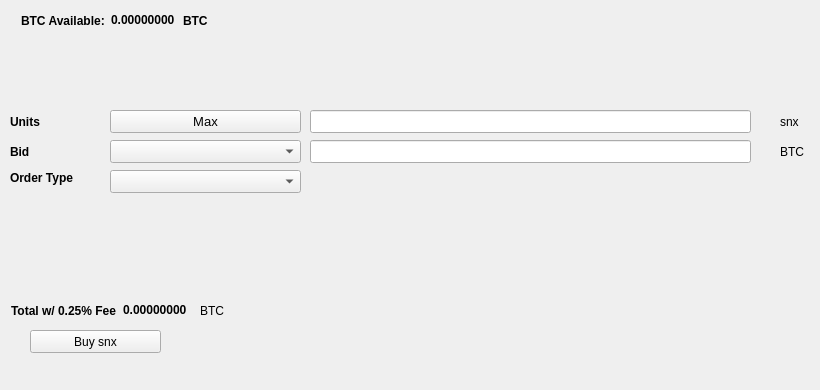
   <widget class="QWidget" name="BuyTab">
    <attribute name="title">
     <string>Buy</string>
    </attribute>
    <widget class="QPushButton" name="Buysnx">
     <property name="geometry">
      <rect>
       <x>30</x>
       <y>330</y>
       <width>131</width>
       <height>23</height>
      </rect>
     </property>
     <property name="text">
      <string>Buy snx</string>
     </property>
     <property name="icon">
      <iconset resource="../snx.qrc">
       <normaloff>:/icons/bitcoin</normaloff>:/icons/bitcoin</iconset>
     </property>
    </widget>
    <widget class="QLabel" name="label_3">
     <property name="geometry">
      <rect>
       <x>10</x>
       <y>110</y>
       <width>46</width>
       <height>23</height>
      </rect>
     </property>
     <property name="font">
      <font>
       <weight>75</weight>
       <bold>true</bold>
      </font>
     </property>
     <property name="text">
      <string>Units</string>
     </property>
    </widget>
    <widget class="QLineEdit" name="UnitsInput">
     <property name="geometry">
      <rect>
       <x>310</x>
       <y>110</y>
       <width>441</width>
       <height>23</height>
      </rect>
     </property>
     <property name="font">
      <font>
       <pointsize>9</pointsize>
       <weight>75</weight>
       <bold>true</bold>
      </font>
     </property>
    </widget>
    <widget class="QLineEdit" name="BuyBidPriceEdit">
     <property name="geometry">
      <rect>
       <x>310</x>
       <y>140</y>
       <width>441</width>
       <height>23</height>
      </rect>
     </property>
     <property name="font">
      <font>
       <pointsize>9</pointsize>
       <weight>75</weight>
       <bold>true</bold>
      </font>
     </property>
    </widget>
    <widget class="QLabel" name="label_4">
     <property name="geometry">
      <rect>
       <x>780</x>
       <y>110</y>
       <width>31</width>
       <height>23</height>
      </rect>
     </property>
     <property name="text">
      <string>snx</string>
     </property>
    </widget>
    <widget class="QLabel" name="label_5">
     <property name="geometry">
      <rect>
       <x>780</x>
       <y>140</y>
       <width>31</width>
       <height>23</height>
      </rect>
     </property>
     <property name="text">
      <string>BTC</string>
     </property>
    </widget>
    <widget class="QLabel" name="label_6">
     <property name="geometry">
      <rect>
       <x>10</x>
       <y>140</y>
       <width>46</width>
       <height>23</height>
      </rect>
     </property>
     <property name="font">
      <font>
       <weight>75</weight>
       <bold>true</bold>
      </font>
     </property>
     <property name="text">
      <string>Bid</string>
     </property>
    </widget>
    <widget class="QLabel" name="label_7">
     <property name="geometry">
      <rect>
       <x>10</x>
       <y>170</y>
       <width>91</width>
       <height>16</height>
      </rect>
     </property>
     <property name="font">
      <font>
       <weight>75</weight>
       <bold>true</bold>
      </font>
     </property>
     <property name="text">
      <string>Order Type</string>
     </property>
    </widget>
    <widget class="QPushButton" name="Buy_Max_Amount">
     <property name="geometry">
      <rect>
       <x>110</x>
       <y>110</y>
       <width>191</width>
       <height>23</height>
      </rect>
     </property>
     <property name="font">
      <font>
       <pointsize>10</pointsize>
      </font>
     </property>
     <property name="text">
      <string>Max</string>
     </property>
    </widget>
    <widget class="QComboBox" name="BuyBidcomboBox">
     <property name="geometry">
      <rect>
       <x>110</x>
       <y>140</y>
       <width>191</width>
       <height>23</height>
      </rect>
     </property>
     <property name="font">
      <font>
       <pointsize>10</pointsize>
      </font>
     </property>
    </widget>
    <widget class="QComboBox" name="buyOrdertypeCombo">
     <property name="geometry">
      <rect>
       <x>110</x>
       <y>170</y>
       <width>191</width>
       <height>23</height>
      </rect>
     </property>
     <property name="font">
      <font>
       <pointsize>10</pointsize>
      </font>
     </property>
    </widget>
    <widget class="QWidget" name="layoutWidget1">
     <property name="geometry">
      <rect>
       <x>21</x>
       <y>11</y>
       <width>227</width>
       <height>19</height>
      </rect>
     </property>
     <layout class="QHBoxLayout" name="horizontalLayout_3">
      <item>
       <widget class="QLabel" name="label232">
        <property name="font">
         <font>
          <weight>75</weight>
          <bold>true</bold>
         </font>
        </property>
        <property name="text">
         <string>BTC Available:</string>
        </property>
       </widget>
      </item>
      <item>
       <widget class="QLabel" name="BtcAvailableLbl">
        <property name="palette">
         <palette>
          <active>
           <colorrole role="WindowText">
            <brush brushstyle="SolidPattern">
             <color alpha="255">
              <red>0</red>
              <green>0</green>
              <blue>0</blue>
             </color>
            </brush>
           </colorrole>
           <colorrole role="Button">
            <brush brushstyle="SolidPattern">
             <color alpha="255">
              <red>0</red>
              <green>170</green>
              <blue>0</blue>
             </color>
            </brush>
           </colorrole>
           <colorrole role="Light">
            <brush brushstyle="SolidPattern">
             <color alpha="255">
              <red>0</red>
              <green>255</green>
              <blue>0</blue>
             </color>
            </brush>
           </colorrole>
           <colorrole role="Midlight">
            <brush brushstyle="SolidPattern">
             <color alpha="255">
              <red>0</red>
              <green>212</green>
              <blue>0</blue>
             </color>
            </brush>
           </colorrole>
           <colorrole role="Dark">
            <brush brushstyle="SolidPattern">
             <color alpha="255">
              <red>0</red>
              <green>85</green>
              <blue>0</blue>
             </color>
            </brush>
           </colorrole>
           <colorrole role="Mid">
            <brush brushstyle="SolidPattern">
             <color alpha="255">
              <red>0</red>
              <green>113</green>
              <blue>0</blue>
             </color>
            </brush>
           </colorrole>
           <colorrole role="Text">
            <brush brushstyle="SolidPattern">
             <color alpha="255">
              <red>0</red>
              <green>170</green>
              <blue>0</blue>
             </color>
            </brush>
           </colorrole>
           <colorrole role="BrightText">
            <brush brushstyle="SolidPattern">
             <color alpha="255">
              <red>255</red>
              <green>255</green>
              <blue>255</blue>
             </color>
            </brush>
           </colorrole>
           <colorrole role="ButtonText">
            <brush brushstyle="SolidPattern">
             <color alpha="255">
              <red>0</red>
              <green>0</green>
              <blue>0</blue>
             </color>
            </brush>
           </colorrole>
           <colorrole role="Base">
            <brush brushstyle="SolidPattern">
             <color alpha="255">
              <red>255</red>
              <green>255</green>
              <blue>255</blue>
             </color>
            </brush>
           </colorrole>
           <colorrole role="Window">
            <brush brushstyle="SolidPattern">
             <color alpha="255">
              <red>0</red>
              <green>170</green>
              <blue>0</blue>
             </color>
            </brush>
           </colorrole>
           <colorrole role="Shadow">
            <brush brushstyle="SolidPattern">
             <color alpha="255">
              <red>0</red>
              <green>0</green>
              <blue>0</blue>
             </color>
            </brush>
           </colorrole>
           <colorrole role="AlternateBase">
            <brush brushstyle="SolidPattern">
             <color alpha="255">
              <red>127</red>
              <green>212</green>
              <blue>127</blue>
             </color>
            </brush>
           </colorrole>
           <colorrole role="ToolTipBase">
            <brush brushstyle="SolidPattern">
             <color alpha="255">
              <red>255</red>
              <green>255</green>
              <blue>220</blue>
             </color>
            </brush>
           </colorrole>
           <colorrole role="ToolTipText">
            <brush brushstyle="SolidPattern">
             <color alpha="255">
              <red>0</red>
              <green>0</green>
              <blue>0</blue>
             </color>
            </brush>
           </colorrole>
          </active>
          <inactive>
           <colorrole role="WindowText">
            <brush brushstyle="SolidPattern">
             <color alpha="255">
              <red>0</red>
              <green>0</green>
              <blue>0</blue>
             </color>
            </brush>
           </colorrole>
           <colorrole role="Button">
            <brush brushstyle="SolidPattern">
             <color alpha="255">
              <red>0</red>
              <green>170</green>
              <blue>0</blue>
             </color>
            </brush>
           </colorrole>
           <colorrole role="Light">
            <brush brushstyle="SolidPattern">
             <color alpha="255">
              <red>0</red>
              <green>255</green>
              <blue>0</blue>
             </color>
            </brush>
           </colorrole>
           <colorrole role="Midlight">
            <brush brushstyle="SolidPattern">
             <color alpha="255">
              <red>0</red>
              <green>212</green>
              <blue>0</blue>
             </color>
            </brush>
           </colorrole>
           <colorrole role="Dark">
            <brush brushstyle="SolidPattern">
             <color alpha="255">
              <red>0</red>
              <green>85</green>
              <blue>0</blue>
             </color>
            </brush>
           </colorrole>
           <colorrole role="Mid">
            <brush brushstyle="SolidPattern">
             <color alpha="255">
              <red>0</red>
              <green>113</green>
              <blue>0</blue>
             </color>
            </brush>
           </colorrole>
           <colorrole role="Text">
            <brush brushstyle="SolidPattern">
             <color alpha="255">
              <red>0</red>
              <green>170</green>
              <blue>0</blue>
             </color>
            </brush>
           </colorrole>
           <colorrole role="BrightText">
            <brush brushstyle="SolidPattern">
             <color alpha="255">
              <red>255</red>
              <green>255</green>
              <blue>255</blue>
             </color>
            </brush>
           </colorrole>
           <colorrole role="ButtonText">
            <brush brushstyle="SolidPattern">
             <color alpha="255">
              <red>0</red>
              <green>0</green>
              <blue>0</blue>
             </color>
            </brush>
           </colorrole>
           <colorrole role="Base">
            <brush brushstyle="SolidPattern">
             <color alpha="255">
              <red>255</red>
              <green>255</green>
              <blue>255</blue>
             </color>
            </brush>
           </colorrole>
           <colorrole role="Window">
            <brush brushstyle="SolidPattern">
             <color alpha="255">
              <red>0</red>
              <green>170</green>
              <blue>0</blue>
             </color>
            </brush>
           </colorrole>
           <colorrole role="Shadow">
            <brush brushstyle="SolidPattern">
             <color alpha="255">
              <red>0</red>
              <green>0</green>
              <blue>0</blue>
             </color>
            </brush>
           </colorrole>
           <colorrole role="AlternateBase">
            <brush brushstyle="SolidPattern">
             <color alpha="255">
              <red>127</red>
              <green>212</green>
              <blue>127</blue>
             </color>
            </brush>
           </colorrole>
           <colorrole role="ToolTipBase">
            <brush brushstyle="SolidPattern">
             <color alpha="255">
              <red>255</red>
              <green>255</green>
              <blue>220</blue>
             </color>
            </brush>
           </colorrole>
           <colorrole role="ToolTipText">
            <brush brushstyle="SolidPattern">
             <color alpha="255">
              <red>0</red>
              <green>0</green>
              <blue>0</blue>
             </color>
            </brush>
           </colorrole>
          </inactive>
          <disabled>
           <colorrole role="WindowText">
            <brush brushstyle="SolidPattern">
             <color alpha="255">
              <red>0</red>
              <green>85</green>
              <blue>0</blue>
             </color>
            </brush>
           </colorrole>
           <colorrole role="Button">
            <brush brushstyle="SolidPattern">
             <color alpha="255">
              <red>0</red>
              <green>170</green>
              <blue>0</blue>
             </color>
            </brush>
           </colorrole>
           <colorrole role="Light">
            <brush brushstyle="SolidPattern">
             <color alpha="255">
              <red>0</red>
              <green>255</green>
              <blue>0</blue>
             </color>
            </brush>
           </colorrole>
           <colorrole role="Midlight">
            <brush brushstyle="SolidPattern">
             <color alpha="255">
              <red>0</red>
              <green>212</green>
              <blue>0</blue>
             </color>
            </brush>
           </colorrole>
           <colorrole role="Dark">
            <brush brushstyle="SolidPattern">
             <color alpha="255">
              <red>0</red>
              <green>85</green>
              <blue>0</blue>
             </color>
            </brush>
           </colorrole>
           <colorrole role="Mid">
            <brush brushstyle="SolidPattern">
             <color alpha="255">
              <red>0</red>
              <green>113</green>
              <blue>0</blue>
             </color>
            </brush>
           </colorrole>
           <colorrole role="Text">
            <brush brushstyle="SolidPattern">
             <color alpha="255">
              <red>0</red>
              <green>85</green>
              <blue>0</blue>
             </color>
            </brush>
           </colorrole>
           <colorrole role="BrightText">
            <brush brushstyle="SolidPattern">
             <color alpha="255">
              <red>255</red>
              <green>255</green>
              <blue>255</blue>
             </color>
            </brush>
           </colorrole>
           <colorrole role="ButtonText">
            <brush brushstyle="SolidPattern">
             <color alpha="255">
              <red>0</red>
              <green>85</green>
              <blue>0</blue>
             </color>
            </brush>
           </colorrole>
           <colorrole role="Base">
            <brush brushstyle="SolidPattern">
             <color alpha="255">
              <red>0</red>
              <green>170</green>
              <blue>0</blue>
             </color>
            </brush>
           </colorrole>
           <colorrole role="Window">
            <brush brushstyle="SolidPattern">
             <color alpha="255">
              <red>0</red>
              <green>170</green>
              <blue>0</blue>
             </color>
            </brush>
           </colorrole>
           <colorrole role="Shadow">
            <brush brushstyle="SolidPattern">
             <color alpha="255">
              <red>0</red>
              <green>0</green>
              <blue>0</blue>
             </color>
            </brush>
           </colorrole>
           <colorrole role="AlternateBase">
            <brush brushstyle="SolidPattern">
             <color alpha="255">
              <red>0</red>
              <green>170</green>
              <blue>0</blue>
             </color>
            </brush>
           </colorrole>
           <colorrole role="ToolTipBase">
            <brush brushstyle="SolidPattern">
             <color alpha="255">
              <red>255</red>
              <green>255</green>
              <blue>220</blue>
             </color>
            </brush>
           </colorrole>
           <colorrole role="ToolTipText">
            <brush brushstyle="SolidPattern">
             <color alpha="255">
              <red>0</red>
              <green>0</green>
              <blue>0</blue>
             </color>
            </brush>
           </colorrole>
          </disabled>
         </palette>
        </property>
        <property name="font">
         <font>
          <weight>75</weight>
          <bold>true</bold>
         </font>
        </property>
        <property name="text">
         <string>0.00000000</string>
        </property>
        <property name="textInteractionFlags">
         <set>Qt::LinksAccessibleByMouse|Qt::TextSelectableByKeyboard|Qt::TextSelectableByMouse</set>
        </property>
       </widget>
      </item>
      <item>
       <widget class="QLabel" name="BtcAvailableLbl_2">
        <property name="font">
         <font>
          <weight>75</weight>
          <bold>true</bold>
         </font>
        </property>
        <property name="text">
         <string>BTC</string>
        </property>
       </widget>
      </item>
     </layout>
    </widget>
    <widget class="QWidget" name="layoutWidge2">
     <property name="geometry">
      <rect>
       <x>11</x>
       <y>301</y>
       <width>259</width>
       <height>19</height>
      </rect>
     </property>
     <layout class="QHBoxLayout" name="horizontalLayout_4">
      <item>
       <widget class="QLabel" name="label_9">
        <property name="font">
         <font>
          <weight>75</weight>
          <bold>true</bold>
         </font>
        </property>
        <property name="text">
         <string>Total w/ 0.25% Fee</string>
        </property>
       </widget>
      </item>
      <item>
       <widget class="QLabel" name="BuyCostLabel">
        <property name="palette">
         <palette>
          <active>
           <colorrole role="WindowText">
            <brush brushstyle="SolidPattern">
             <color alpha="255">
              <red>0</red>
              <green>0</green>
              <blue>0</blue>
             </color>
            </brush>
           </colorrole>
           <colorrole role="Button">
            <brush brushstyle="SolidPattern">
             <color alpha="255">
              <red>0</red>
              <green>170</green>
              <blue>0</blue>
             </color>
            </brush>
           </colorrole>
           <colorrole role="Light">
            <brush brushstyle="SolidPattern">
             <color alpha="255">
              <red>0</red>
              <green>255</green>
              <blue>0</blue>
             </color>
            </brush>
           </colorrole>
           <colorrole role="Midlight">
            <brush brushstyle="SolidPattern">
             <color alpha="255">
              <red>0</red>
              <green>212</green>
              <blue>0</blue>
             </color>
            </brush>
           </colorrole>
           <colorrole role="Dark">
            <brush brushstyle="SolidPattern">
             <color alpha="255">
              <red>0</red>
              <green>85</green>
              <blue>0</blue>
             </color>
            </brush>
           </colorrole>
           <colorrole role="Mid">
            <brush brushstyle="SolidPattern">
             <color alpha="255">
              <red>0</red>
              <green>113</green>
              <blue>0</blue>
             </color>
            </brush>
           </colorrole>
           <colorrole role="Text">
            <brush brushstyle="SolidPattern">
             <color alpha="255">
              <red>0</red>
              <green>170</green>
              <blue>0</blue>
             </color>
            </brush>
           </colorrole>
           <colorrole role="BrightText">
            <brush brushstyle="SolidPattern">
             <color alpha="255">
              <red>255</red>
              <green>255</green>
              <blue>255</blue>
             </color>
            </brush>
           </colorrole>
           <colorrole role="ButtonText">
            <brush brushstyle="SolidPattern">
             <color alpha="255">
              <red>0</red>
              <green>0</green>
              <blue>0</blue>
             </color>
            </brush>
           </colorrole>
           <colorrole role="Base">
            <brush brushstyle="SolidPattern">
             <color alpha="255">
              <red>255</red>
              <green>255</green>
              <blue>255</blue>
             </color>
            </brush>
           </colorrole>
           <colorrole role="Window">
            <brush brushstyle="SolidPattern">
             <color alpha="255">
              <red>0</red>
              <green>170</green>
              <blue>0</blue>
             </color>
            </brush>
           </colorrole>
           <colorrole role="Shadow">
            <brush brushstyle="SolidPattern">
             <color alpha="255">
              <red>0</red>
              <green>0</green>
              <blue>0</blue>
             </color>
            </brush>
           </colorrole>
           <colorrole role="AlternateBase">
            <brush brushstyle="SolidPattern">
             <color alpha="255">
              <red>127</red>
              <green>212</green>
              <blue>127</blue>
             </color>
            </brush>
           </colorrole>
           <colorrole role="ToolTipBase">
            <brush brushstyle="SolidPattern">
             <color alpha="255">
              <red>255</red>
              <green>255</green>
              <blue>220</blue>
             </color>
            </brush>
           </colorrole>
           <colorrole role="ToolTipText">
            <brush brushstyle="SolidPattern">
             <color alpha="255">
              <red>0</red>
              <green>0</green>
              <blue>0</blue>
             </color>
            </brush>
           </colorrole>
          </active>
          <inactive>
           <colorrole role="WindowText">
            <brush brushstyle="SolidPattern">
             <color alpha="255">
              <red>0</red>
              <green>0</green>
              <blue>0</blue>
             </color>
            </brush>
           </colorrole>
           <colorrole role="Button">
            <brush brushstyle="SolidPattern">
             <color alpha="255">
              <red>0</red>
              <green>170</green>
              <blue>0</blue>
             </color>
            </brush>
           </colorrole>
           <colorrole role="Light">
            <brush brushstyle="SolidPattern">
             <color alpha="255">
              <red>0</red>
              <green>255</green>
              <blue>0</blue>
             </color>
            </brush>
           </colorrole>
           <colorrole role="Midlight">
            <brush brushstyle="SolidPattern">
             <color alpha="255">
              <red>0</red>
              <green>212</green>
              <blue>0</blue>
             </color>
            </brush>
           </colorrole>
           <colorrole role="Dark">
            <brush brushstyle="SolidPattern">
             <color alpha="255">
              <red>0</red>
              <green>85</green>
              <blue>0</blue>
             </color>
            </brush>
           </colorrole>
           <colorrole role="Mid">
            <brush brushstyle="SolidPattern">
             <color alpha="255">
              <red>0</red>
              <green>113</green>
              <blue>0</blue>
             </color>
            </brush>
           </colorrole>
           <colorrole role="Text">
            <brush brushstyle="SolidPattern">
             <color alpha="255">
              <red>0</red>
              <green>170</green>
              <blue>0</blue>
             </color>
            </brush>
           </colorrole>
           <colorrole role="BrightText">
            <brush brushstyle="SolidPattern">
             <color alpha="255">
              <red>255</red>
              <green>255</green>
              <blue>255</blue>
             </color>
            </brush>
           </colorrole>
           <colorrole role="ButtonText">
            <brush brushstyle="SolidPattern">
             <color alpha="255">
              <red>0</red>
              <green>0</green>
              <blue>0</blue>
             </color>
            </brush>
           </colorrole>
           <colorrole role="Base">
            <brush brushstyle="SolidPattern">
             <color alpha="255">
              <red>255</red>
              <green>255</green>
              <blue>255</blue>
             </color>
            </brush>
           </colorrole>
           <colorrole role="Window">
            <brush brushstyle="SolidPattern">
             <color alpha="255">
              <red>0</red>
              <green>170</green>
              <blue>0</blue>
             </color>
            </brush>
           </colorrole>
           <colorrole role="Shadow">
            <brush brushstyle="SolidPattern">
             <color alpha="255">
              <red>0</red>
              <green>0</green>
              <blue>0</blue>
             </color>
            </brush>
           </colorrole>
           <colorrole role="AlternateBase">
            <brush brushstyle="SolidPattern">
             <color alpha="255">
              <red>127</red>
              <green>212</green>
              <blue>127</blue>
             </color>
            </brush>
           </colorrole>
           <colorrole role="ToolTipBase">
            <brush brushstyle="SolidPattern">
             <color alpha="255">
              <red>255</red>
              <green>255</green>
              <blue>220</blue>
             </color>
            </brush>
           </colorrole>
           <colorrole role="ToolTipText">
            <brush brushstyle="SolidPattern">
             <color alpha="255">
              <red>0</red>
              <green>0</green>
              <blue>0</blue>
             </color>
            </brush>
           </colorrole>
          </inactive>
          <disabled>
           <colorrole role="WindowText">
            <brush brushstyle="SolidPattern">
             <color alpha="255">
              <red>0</red>
              <green>85</green>
              <blue>0</blue>
             </color>
            </brush>
           </colorrole>
           <colorrole role="Button">
            <brush brushstyle="SolidPattern">
             <color alpha="255">
              <red>0</red>
              <green>170</green>
              <blue>0</blue>
             </color>
            </brush>
           </colorrole>
           <colorrole role="Light">
            <brush brushstyle="SolidPattern">
             <color alpha="255">
              <red>0</red>
              <green>255</green>
              <blue>0</blue>
             </color>
            </brush>
           </colorrole>
           <colorrole role="Midlight">
            <brush brushstyle="SolidPattern">
             <color alpha="255">
              <red>0</red>
              <green>212</green>
              <blue>0</blue>
             </color>
            </brush>
           </colorrole>
           <colorrole role="Dark">
            <brush brushstyle="SolidPattern">
             <color alpha="255">
              <red>0</red>
              <green>85</green>
              <blue>0</blue>
             </color>
            </brush>
           </colorrole>
           <colorrole role="Mid">
            <brush brushstyle="SolidPattern">
             <color alpha="255">
              <red>0</red>
              <green>113</green>
              <blue>0</blue>
             </color>
            </brush>
           </colorrole>
           <colorrole role="Text">
            <brush brushstyle="SolidPattern">
             <color alpha="255">
              <red>0</red>
              <green>85</green>
              <blue>0</blue>
             </color>
            </brush>
           </colorrole>
           <colorrole role="BrightText">
            <brush brushstyle="SolidPattern">
             <color alpha="255">
              <red>255</red>
              <green>255</green>
              <blue>255</blue>
             </color>
            </brush>
           </colorrole>
           <colorrole role="ButtonText">
            <brush brushstyle="SolidPattern">
             <color alpha="255">
              <red>0</red>
              <green>85</green>
              <blue>0</blue>
             </color>
            </brush>
           </colorrole>
           <colorrole role="Base">
            <brush brushstyle="SolidPattern">
             <color alpha="255">
              <red>0</red>
              <green>170</green>
              <blue>0</blue>
             </color>
            </brush>
           </colorrole>
           <colorrole role="Window">
            <brush brushstyle="SolidPattern">
             <color alpha="255">
              <red>0</red>
              <green>170</green>
              <blue>0</blue>
             </color>
            </brush>
           </colorrole>
           <colorrole role="Shadow">
            <brush brushstyle="SolidPattern">
             <color alpha="255">
              <red>0</red>
              <green>0</green>
              <blue>0</blue>
             </color>
            </brush>
           </colorrole>
           <colorrole role="AlternateBase">
            <brush brushstyle="SolidPattern">
             <color alpha="255">
              <red>0</red>
              <green>170</green>
              <blue>0</blue>
             </color>
            </brush>
           </colorrole>
           <colorrole role="ToolTipBase">
            <brush brushstyle="SolidPattern">
             <color alpha="255">
              <red>255</red>
              <green>255</green>
              <blue>220</blue>
             </color>
            </brush>
           </colorrole>
           <colorrole role="ToolTipText">
            <brush brushstyle="SolidPattern">
             <color alpha="255">
              <red>0</red>
              <green>0</green>
              <blue>0</blue>
             </color>
            </brush>
           </colorrole>
          </disabled>
         </palette>
        </property>
        <property name="font">
         <font>
          <weight>75</weight>
          <bold>true</bold>
         </font>
        </property>
        <property name="autoFillBackground">
         <bool>false</bool>
        </property>
        <property name="text">
         <string>0.00000000</string>
        </property>
        <property name="textInteractionFlags">
         <set>Qt::LinksAccessibleByMouse|Qt::TextSelectableByMouse</set>
        </property>
       </widget>
      </item>
      <item>
       <widget class="QLabel" name="label_10">
        <property name="font">
         <font>
          <weight>50</weight>
          <bold>false</bold>
         </font>
        </property>
        <property name="text">
         <string>BTC</string>
        </property>
       </widget>
      </item>
     </layout>
    </widget>
    <widget class="QLabel" name="label_24">
     <property name="geometry">
      <rect>
       <x>460</x>
       <y>300</y>
       <width>281</width>
       <height>81</height>
      </rect>
     </property>
     <property name="text">
      <string/>
     </property>
     <property name="pixmap">
      <pixmap>:/images/bittrex</pixmap>
     </property>
    </widget>
   </widget>
